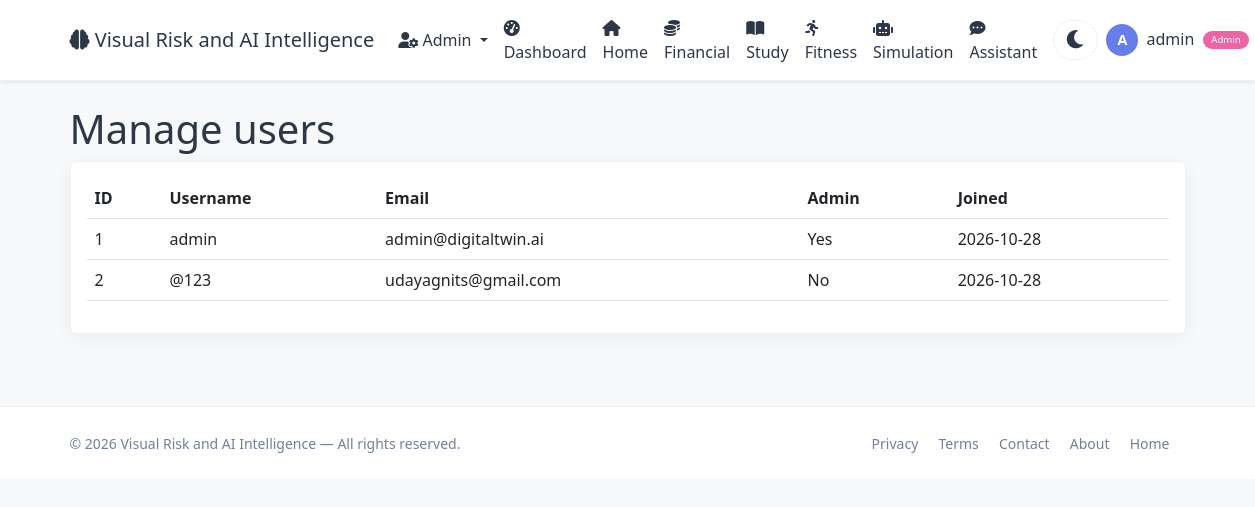
The app's page /admin/users (signed in) with its own data.
### app.py (models this page shows, shortened)
class User(UserMixin, db.Model):
    id = db.Column(db.Integer, primary_key=True)
    username = db.Column(db.String(80), unique=True, nullable=False)
    email = db.Column(db.String(120), unique=True, nullable=False)
    password_hash = db.Column(db.String(200), nullable=False)
    age = db.Column(db.Integer, default=25)
    occupation = db.Column(db.String(100), default='Student')
    monthly_income = db.Column(db.Float, default=50000)
    monthly_expenses = db.Column(db.Float, default=35000)
    savings = db.Column(db.Float, default=100000)
    study_hours_per_week = db.Column(db.Float, default=20)
    fitness_hours_per_week = db.Column(db.Float, default=5)
    sleep_hours_per_day = db.Column(db.Float, default=7)
    created_at = db.Column(db.DateTime, default=datetime.utcnow)
    is_admin = db.Column(db.Boolean, default=False)
    transactions = db.relationship('Transaction', backref='user', lazy=True)
    study_logs = db.relationship('StudyLog', backref='user', lazy=True)
    fitness_logs = db.relationship('FitnessLog', backref='user', lazy=True)
    goals = db.relationship('Goal', backref='user', lazy=True)

### app.py (the view)
@app.route('/admin/users')
@login_required
def admin_users():
    if not current_user.is_admin:
        flash('Administrator access required.', 'warning')
        return redirect(url_for('user_dashboard'))
    return render_template('admin/users.html', users=User.query.order_by(User.id.asc()).all())

### app.py (called while the page is built)
@app.context_processor
def utility_processor():
    return dict(datetime=datetime)

@login_manager.user_loader
def load_user(user_id):
    return User.query.get(int(user_id))

### templates/base.html (shortened to what this page needs)
<!DOCTYPE html>
<html lang="en" data-theme="light">
<head>
    <link href="https://cdn.jsdelivr.net/npm/bootstrap@5.3.0/dist/css/bootstrap.min.css" rel="stylesheet">
    <link rel="stylesheet" href="https://cdnjs.cloudflare.com/ajax/libs/font-awesome/6.0.0/css/all.min.css">
</head>
<body>
<nav class="navbar navbar-expand-lg navbar-light bg-white shadow-sm">
    <div class="container">
        <a class="navbar-brand" href="{{ url_for('index') }}">
            <i class="fas fa-brain"></i>
            Visual Risk and AI Intelligence
        </a>
        <div class="collapse navbar-collapse" id="navbarNav">
            <ul class="navbar-nav ms-auto align-items-lg-center">
                {% if current_user.is_authenticated %}
                    {% if current_user.is_admin %}
                    <li class="nav-item dropdown">
                        <a class="nav-link dropdown-toggle"
                           href="#"
                           id="adminDropdown"
                           role="button"
                           data-bs-toggle="dropdown">
                            <i class="fas fa-user-cog"></i> Admin
                        </a>
                    </li>
                    {% endif %}
                    <li class="nav-item">
                        <a class="nav-link" href="{{ url_for('user_dashboard') }}">
                            <i class="fas fa-tachometer-alt me-1"></i>Dashboard
                        </a>
                    </li>
                    <li class="nav-item">
                        <a class="nav-link" href="{{ url_for('index') }}">
                            <i class="fas fa-home"></i>Home
                        </a>
                    </li>
                    <li class="nav-item">
                        <a class="nav-link" href="{{ url_for('user_financial') }}">
                            <i class="fas fa-coins me-1"></i>Financial
                        </a>
                    </li>
                    <li class="nav-item">
                        <a class="nav-link" href="{{ url_for('user_study') }}">
                            <i class="fas fa-book-open me-1"></i>Study
                        </a>
                    </li>
                    <li class="nav-item">
                        <a class="nav-link" href="{{ url_for('user_fitness') }}">
                            <i class="fas fa-running me-1"></i>Fitness
                        </a>
                    </li>
                    <li class="nav-item">
                        <a class="nav-link" href="{{ url_for('user_simulation') }}">
                            <i class="fas fa-robot me-1"></i>Simulation
                        </a>
                    </li>
                    <li class="nav-item">
                        <a class="nav-link" href="{{ url_for('user_assistant') }}">
                            <i class="fas fa-comment-dots me-1"></i>Assistant
                        </a>
                    </li>
                    <li class="nav-item">
                        <button class="theme-toggle"
                                id="themeToggle"
                                aria-label="Toggle theme">
                            <i class="fas fa-moon"></i>
                        </button>
                    </li>
                    <li class="nav-item dropdown">
                        <a class="nav-link dropdown-toggle"
                           href="#"
                           id="userDropdown"
                           role="button"
                           data-bs-toggle="dropdown">
                            <span class="user-avatar">{{ current_user.username[0]|upper }}</span>
                            <span class="ms-1">{{ current_user.username }}</span>
                            {% if current_user.is_admin %}
                                <span class="admin-badge">Admin</span>
                            {% endif %}
                        </a>
                    </li>
                {% endif %}
            </ul>
        </div>
    </div>
</nav>
{% block content %}{% endblock %}
<footer class="mt-5 py-4 bg-light border-top">
    <div class="container">
        <div class="row align-items-center">
            <div class="col-md-6 text-center text-md-start">
                <span class="text-muted small">
                    © 2026 Visual Risk and AI Intelligence — All rights reserved.
                </span>
            </div>
            <div class="col-md-6 text-center text-md-end">
                <a href="{{ url_for('privacy') }}"
                   class="text-muted text-decoration-none me-3 small">Privacy</a>
                <a href="{{ url_for('terms') }}"
                   class="text-muted text-decoration-none me-3 small">Terms</a>
                <a href="{{ url_for('contact') }}"
                   class="text-muted text-decoration-none me-3 small">Contact</a>
                <a href="{{ url_for('about') }}"
                   class="text-muted text-decoration-none me-3 small">About</a>
                <a href="{{ url_for('index') }}"
                   class="text-muted text-decoration-none me-3 small">Home</a>
            </div>
        </div>
    </div>
</footer>
</body>
</html>

### templates/base.html (style rules this page uses)
:root { --bg-body: #f8f9fa; --bg-navbar: #ffffff; --bg-card: #ffffff; --text-primary: #2d3748; --text-muted: #718096; --border-color: #edf2f7; --shadow: 0 4px 20px rgba(0,0,0,0.06); --accent: #667eea; --accent-gradient: linear-gradient(135deg, #667eea, #764ba2); --bg-input: #ffffff; --bg-wrapper: #f0f4ff; --bg-hero: linear-gradient(135deg, #667eea 0%, #764ba2 100%); --dropdown-bg: #ffffff; --dropdown-text: #2d3748; --btn-bg: #667eea; --btn-hover: #5a6fd6; --badge-bg: #edf2f7; --badge-text: #4a5568; --progress-bg: #edf2f7; --progress-fill: linear-gradient(90deg, #667eea, #764ba2); }
body { background: var(--bg-body) !important; color: var(--text-primary) !important; font-family: 'Segoe UI', Tahoma, Geneva, Verdana, sans-serif; transition: background 0.3s, color 0.3s; }
.navbar { background: var(--bg-navbar) !important; border-bottom: 1px solid var(--border-color); }
.navbar-brand, .nav-link { color: var(--text-primary) !important; }
.card, .glass-card, .chart-container, .predict-card, .profile-card, .goals-card, .card-glass, .chart-box, .predict-box, .activity-card { background: var(--bg-card) !important; border-color: var(--border-color) !important; color: var(--text-primary) !important; box-shadow: var(--shadow) !important; }
.bg-light, .bg-white { background: var(--bg-card) !important; }
.text-muted { color: var(--text-muted) !important; }
.table { color: var(--text-primary) !important; }
.border-top, .border-bottom { border-color: var(--border-color) !important; }
.theme-toggle { background: var(--bg-input); border: 1px solid var(--border-color); font-size: 1.3rem; color: var(--text-primary); cursor: pointer; transition: transform 0.3s; padding: 0.2rem 0.7rem; border-radius: 30px; margin-left: 0.5rem; }
.user-avatar { width: 32px; height: 32px; border-radius: 50%; background: var(--accent); color: white; display: inline-flex; align-items: center; justify-content: center; font-weight: 600; font-size: 0.9rem; }
.admin-badge { font-size: 0.6rem; background: #ed64a6; color: white; padding: 0.15rem 0.5rem; border-radius: 30px; margin-left: 0.3rem; vertical-align: middle; }

### records on screen
User: username "A", username "admin", id+username+email "Manage users ID Username Email Admin Joined 1 admin admin@digitaltwin.ai Yes 2026-10-28 2 @123 udayagnits@gmail.com No 2026-10-28"
